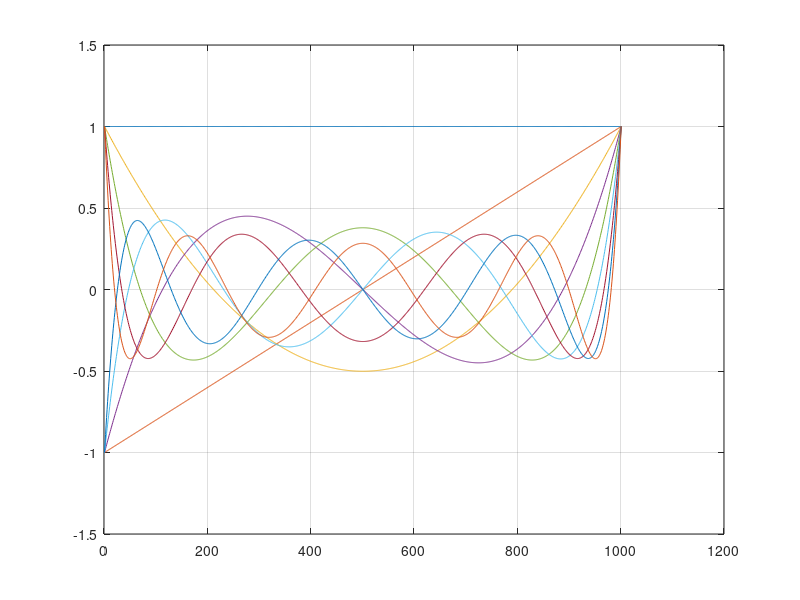
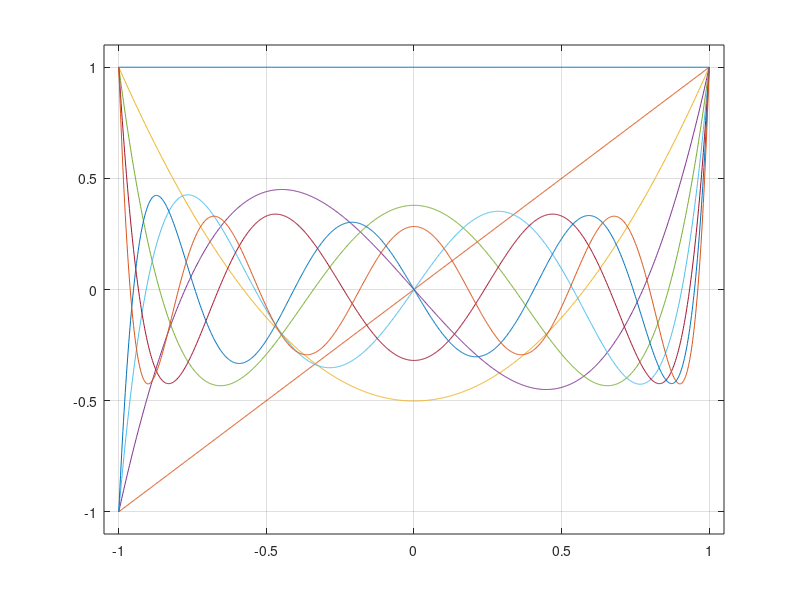

These figures' MATLAB source, in order:
clc;
clear all;
m = 9;
n = 1001;
step = 0.002;
for i = 1:1001
    t(i) = -1+(i-1)*step;
end
B = vander(t);
 
[x y] = size(B);
for i = 1:9
    A(:,i) = B(:,y);
    y = y - 1;
end
A = A(:,1:9);
[Q,R] = qr(A,0);
% for i = 1:1001
%     Column = Q(:,i);
%     P0(i) = norm(Column);
% end
figure(1)
scale = Q(1001,:);
Q = Q * diag(1./scale);
plot(Q)
grid

figure(2)
for i = 1:9
    %Scalevector = Q(:,3);
    plot(t,Q(:,i)')
    hold on
end
grid
axis([-1.05 1.05 -1.1 1.1]);

